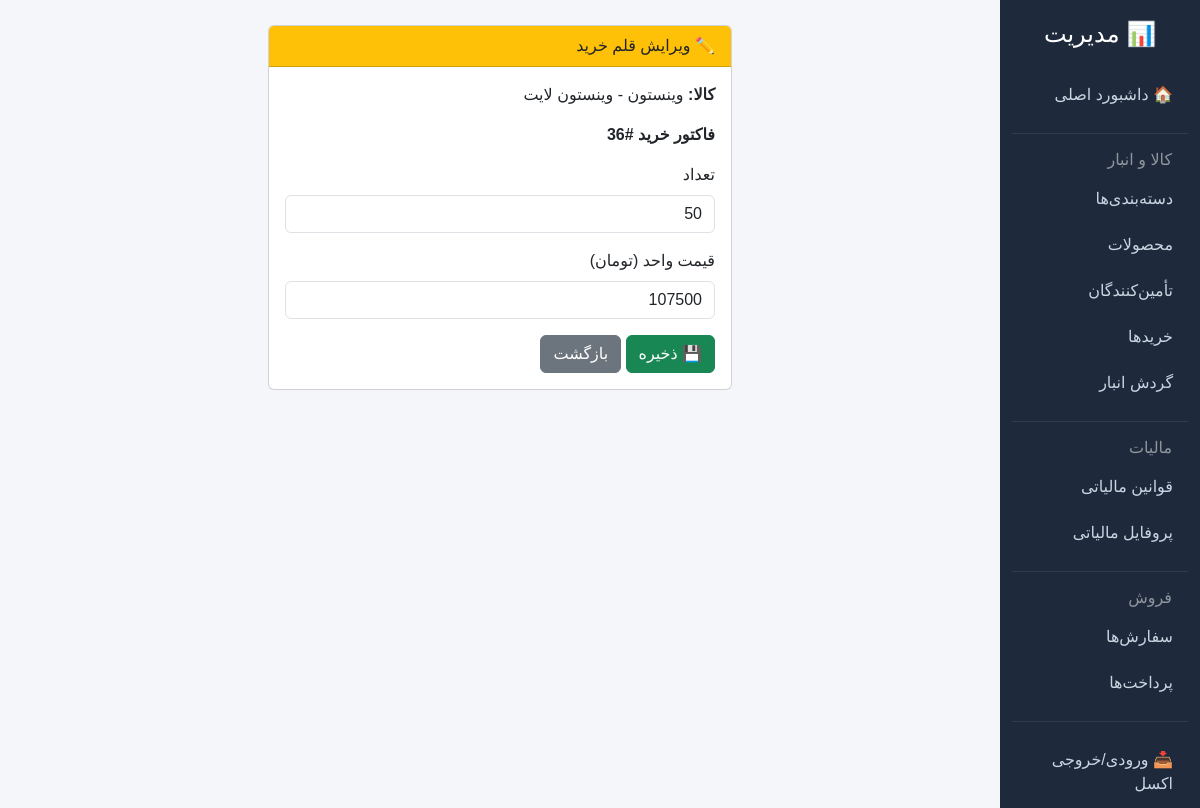
Before: /management/purchase-items/48/update/ (signed in) with the older database file.
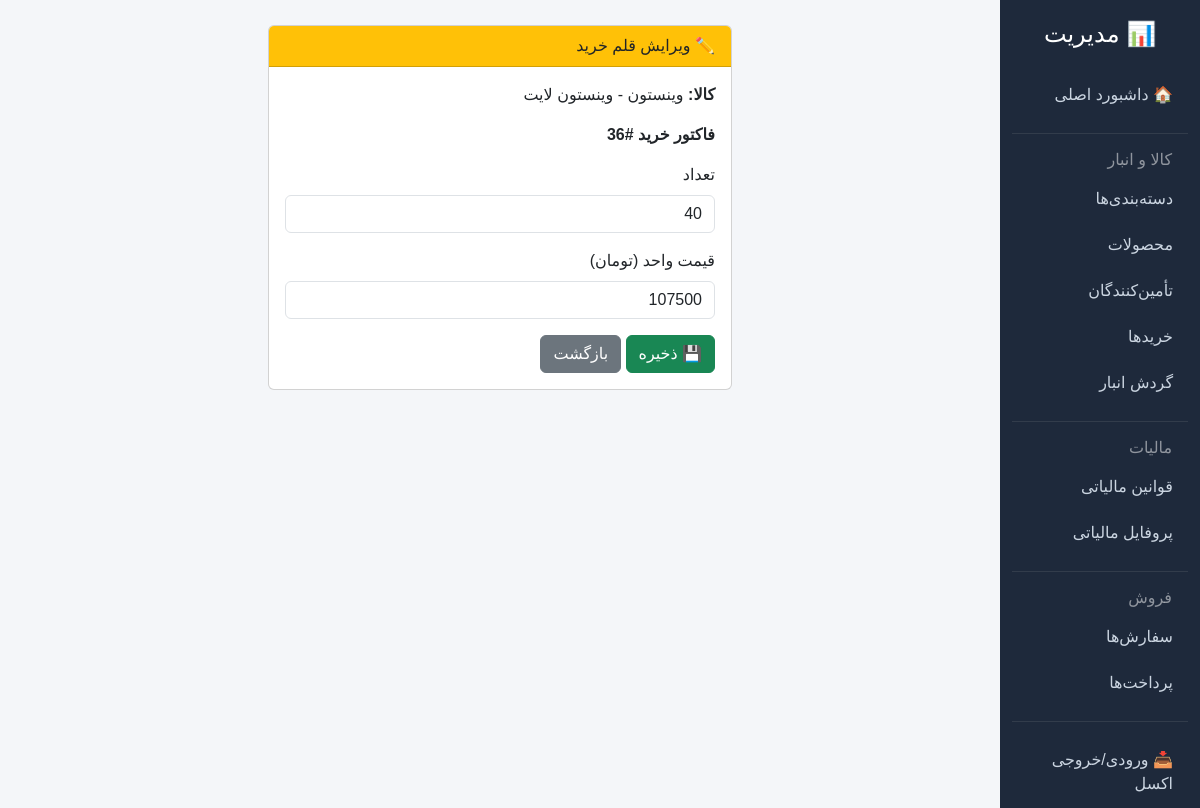
After: the same page with the newer database file.
### inventory/models.py (models this page shows, shortened)
class PurchaseItem(models.Model):
    purchase = models.ForeignKey(Purchase, related_name='items', on_delete=models.CASCADE, verbose_name="فاکتور خرید")
    product = models.ForeignKey(Product, on_delete=models.PROTECT, verbose_name="کالا")
    quantity = models.PositiveIntegerField(verbose_name="تعداد")
    unit_price = models.DecimalField(max_digits=12, decimal_places=0, verbose_name="قیمت واحد (تومان)")
    tax_amount = models.DecimalField(max_digits=12, decimal_places=0, default=0, verbose_name="مالیات (تومان)")
    class Meta:
        verbose_name = "اقلام خرید"
        verbose_name_plural = "اقلام خرید"

class Product(models.Model):
    UNIT_CHOICES = [
        ('pack', 'بسته'),
        ('carton', 'کارتن'),
        ('piece', 'عدد'),
        ('kg', 'کیلوگرم'),
    ]
    name = models.CharField(max_length=200, verbose_name="نام کالا")
    barcode = models.CharField(max_length=50, unique=True, db_index=True, verbose_name="بارکد")
    category = models.ForeignKey(Category, on_delete=models.PROTECT, verbose_name="دسته‌بندی")
    unit = models.CharField(max_length=10, choices=UNIT_CHOICES, default='pack', verbose_name="واحد")
    purchase_price = models.DecimalField(max_digits=12, decimal_places=0, verbose_name="قیمت خرید (تومان)")
    selling_price = models.DecimalField(max_digits=12, decimal_places=0, verbose_name="قیمت فروش (تومان)")
    is_active = models.BooleanField(default=True, verbose_name="فعال")
    stock_quantity = models.DecimalField(
        max_digits=12, decimal_places=3, default=0,
        validators=[MinValueValidator(0)], verbose_name="موجودی"
    )
    inventory_cost = models.DecimalField(
        max_digits=14, decimal_places=0, default=0,
        verbose_name="ارزش موجودی (تومان)"
    )
    is_featured = models.BooleanField(default=False, verbose_name="نمایش در دسترسی سریع")
    class Meta:
        verbose_name = "محصول"
        verbose_name_plural = "محصولات"
    def __str__(self):
        if self.category:
            return f"{self.category.name} - {self.name}"
        return self.name

class Category(models.Model):
    name = models.CharField(max_length=100, unique=True, verbose_name="نام")
    parent = models.ForeignKey(
        'self', null=True, blank=True, on_delete=models.SET_NULL,
        verbose_name="والد"
    )
    class Meta:
        verbose_name = "دسته‌بندی"
        verbose_name_plural = "دسته‌بندی‌ها"

class Purchase(models.Model):
    supplier = models.ForeignKey(Supplier, on_delete=models.PROTECT, verbose_name="تأمین‌کننده")
    created_at = models.DateTimeField(auto_now_add=True, verbose_name="تاریخ")
    total_amount = models.DecimalField(max_digits=14, decimal_places=0, verbose_name="مبلغ کل (تومان)")
    is_paid = models.BooleanField(default=False, verbose_name="پرداخت شده")
    class Meta:
        verbose_name = "خرید"
        verbose_name_plural = "خریدها"

### management/views.py (the view, shortened to what this page needs)
# urls.py: path('purchase-items/<int:pk>/update/', views.PurchaseItemUpdateView.as_view(), name='purchase_item_update'),
class PurchaseItemUpdateView(BaseManagementView, UpdateView):
    model = PurchaseItem
    template_name = 'management/purchase_item_form.html'
    fields = ['quantity', 'unit_price']
    def dispatch(self, request, *args, **kwargs):
        self.object = self.get_object()
        self.old_quantity = self.object.quantity
        self.old_price = self.object.unit_price
        return super().dispatch(request, *args, **kwargs)
    def get_context_data(self, **kwargs):
        context = super().get_context_data(**kwargs)
        for field in context['form'].fields.values():
            if isinstance(field.widget, forms.CheckboxInput):
                field.widget.attrs.update({'class': 'form-check-input'})
            elif isinstance(field.widget, forms.Select):
                field.widget.attrs.update({'class': 'form-select'})
            else:
                field.widget.attrs.update({'class': 'form-control'})
        return context

### management/templates/management/purchase_item_form.html (shortened to what this page needs)
{% extends 'management/base.html' %}
{% load humanize %}
{% block content %}
<div class="row justify-content-center">
    <div class="col-md-6">
        <div class="card">
            <div class="card-header bg-warning">✏️ ویرایش قلم خرید</div>
            <div class="card-body">
                <p><strong>کالا:</strong> {{ object.product }}</p>
                <p><strong>فاکتور خرید #{{ object.purchase.id }}</strong></p>
                <form method="post">
                    {% for field in form %}
                    <div class="mb-3">
                        <label class="form-label">{{ field.label }}</label>
                        {{ field }}
                    </div>
                    {% endfor %}
                    <button type="submit" class="btn btn-success">💾 ذخیره</button>
                    <a href="{% url 'management:product_purchase_history' object.product.pk %}" class="btn btn-secondary">بازگشت</a>
                </form>
            </div>
        </div>
    </div>
</div>
{% endblock %}

Changed rows visible on the page:
changed PurchaseItem "وینستون - وینستون لایت": quantity "50" → "40"
